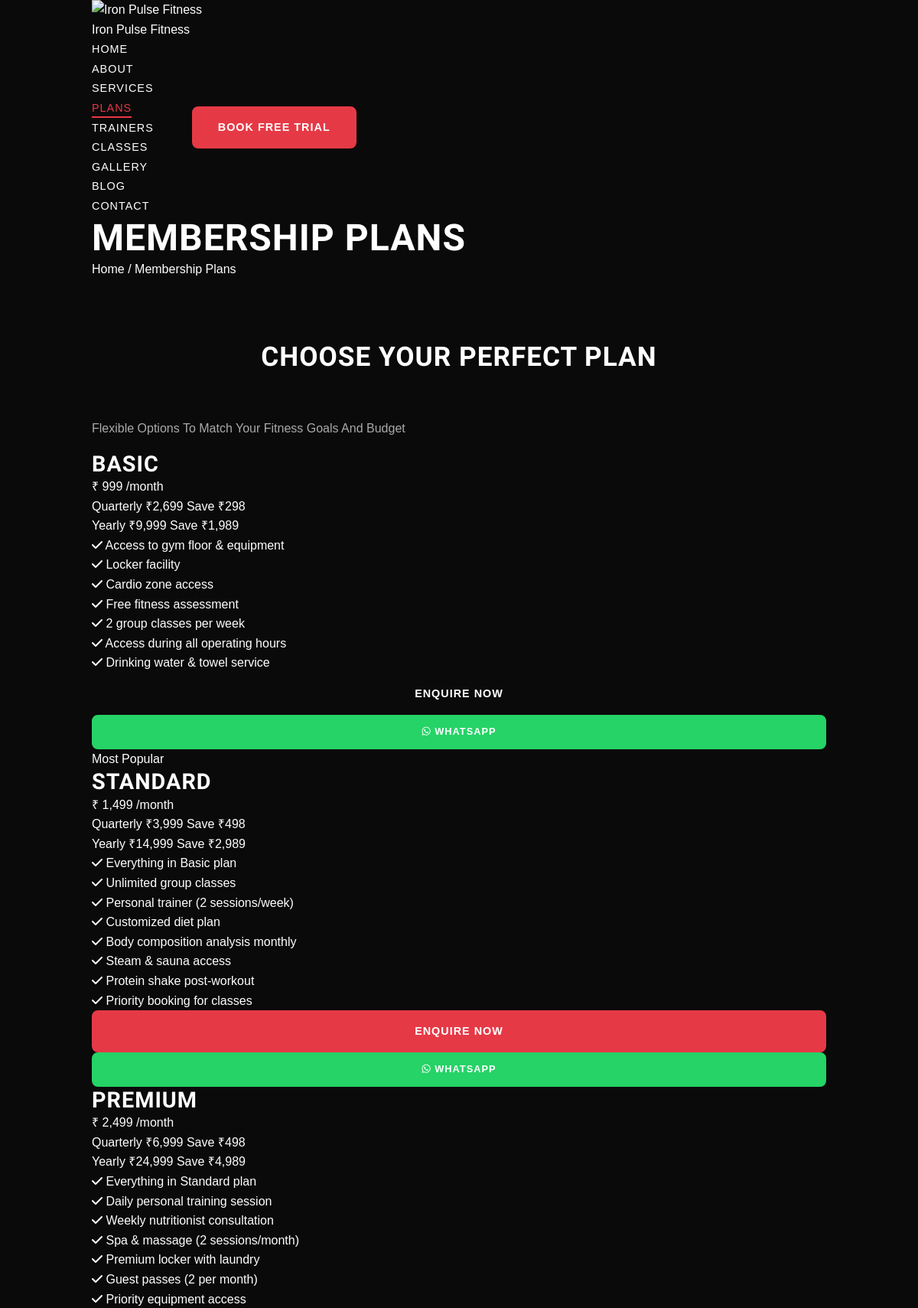
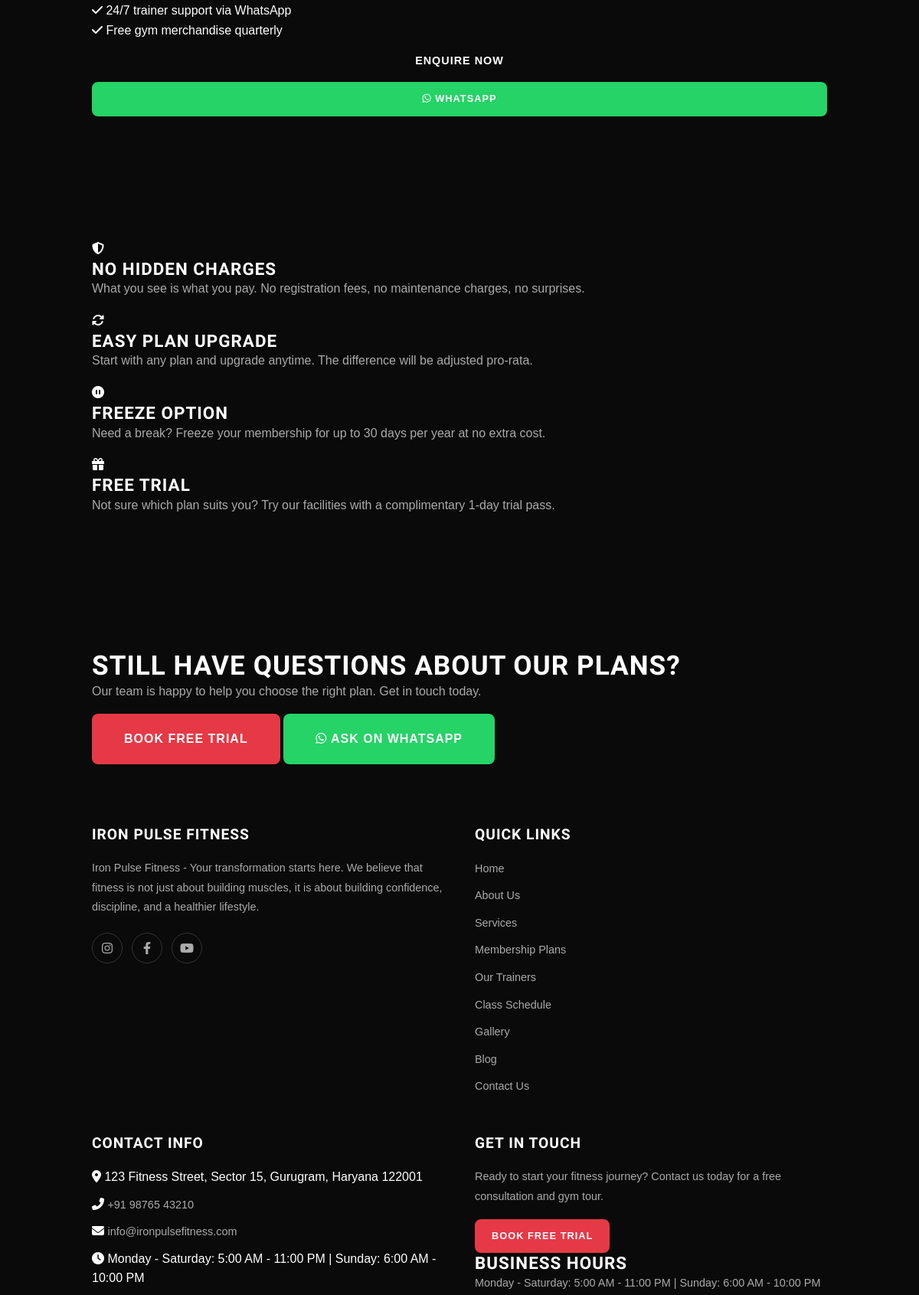
/plans.php (upper part), run on the app's committed database (2 pictures, top to bottom).
### tables this page shows
CREATE TABLE `membership_plans` (
  `id` INT(11) UNSIGNED NOT NULL AUTO_INCREMENT,
  `plan_name` VARCHAR(100) NOT NULL,
  `monthly_price` DECIMAL(10,2) NOT NULL,
  `quarterly_price` DECIMAL(10,2) NOT NULL,
  `yearly_price` DECIMAL(10,2) NOT NULL,
  `features` TEXT NOT NULL,
  `is_highlighted` TINYINT(1) NOT NULL DEFAULT 0,
  `is_active` TINYINT(1) NOT NULL DEFAULT 1,
  `created_at` TIMESTAMP NOT NULL DEFAULT CURRENT_TIMESTAMP,
  `updated_at` TIMESTAMP NOT NULL DEFAULT CURRENT_TIMESTAMP ON UPDATE CURRENT_TIMESTAMP,
  PRIMARY KEY (`id`)
);

### functions.php (called while the page is built, shortened)
<?php
require_once __DIR__ . '/config.php';
function getAllSettings(): array {
    global $pdo;
    try {
        $stmt = $pdo->query("SELECT setting_key, setting_value FROM site_settings");
        $settings = [];
        while ($row = $stmt->fetch()) {
            $settings[$row['setting_key']] = $row['setting_value'];
        }
        return $settings;
    } catch (PDOException $e) {
        return [];
    }
}
function getActiveItems(string $table, string $orderBy = 'id ASC'): array {
    global $pdo;
    $allowedTables = ['membership_plans', 'trainers', 'classes', 'gallery', 'transformations', 'testimonials', 'blog_posts'];
    try {
        $stmt = $pdo->query("SELECT * FROM `{$table}` WHERE is_active = 1 ORDER BY {$orderBy}");
        return $stmt->fetchAll();
    } catch (PDOException $e) {
        return [];
    }
}
function e(?string $text): string {
    return htmlspecialchars($text ?? '', ENT_QUOTES, 'UTF-8');
}

### plans.php (the view, shortened to what this page needs)
<?php
require_once 'config.php';
require_once 'functions.php';
$plans = getActiveItems('membership_plans', 'id ASC');
include 'header.php';
?>
<section class="page-header">
    <div class="container">
        <h1 class="page-title">Membership Plans</h1>
        <nav class="breadcrumb">
            <a href="index.php">Home</a> <span>/</span> <span>Membership Plans</span>
        </nav>
    </div>
</section>
<section class="section plans-detail-section">
    <div class="container">
        <div class="section-header" data-animate="fadeInUp">
            <h2 class="section-title">Choose Your Perfect Plan</h2>
            <p class="section-subtitle">Flexible Options To Match Your Fitness Goals And Budget</p>
        </div>
        <?php if (!empty($plans)): ?>
        <div class="plans-grid">
            <?php foreach ($plans as $plan): ?>
            <div class="plan-card <?php echo $plan['is_highlighted'] ? 'plan-highlighted' : ''; ?>" data-animate="fadeInUp">
                <?php if ($plan['is_highlighted']): ?>
                <div class="plan-badge">Most Popular</div>
                <?php endif; ?>
                <h3 class="plan-name"><?php echo e($plan['plan_name']); ?></h3>
                <div class="plan-price">
                    <span class="price-currency">&#8377;</span>
                    <span class="price-amount"><?php echo number_format($plan['monthly_price'], 0); ?></span>
                    <span class="price-period">/month</span>
                </div>
                <div class="plan-pricing-options">
                    <div class="pricing-option">
                        <span class="pricing-label">Quarterly</span>
                        <span class="pricing-value">&#8377;<?php echo number_format($plan['quarterly_price'], 0); ?></span>
                        <span class="pricing-save">Save &#8377;<?php echo number_format(($plan['monthly_price'] * 3) - $plan['quarterly_price'], 0); ?></span>
                    </div>
                    <div class="pricing-option">
                        <span class="pricing-label">Yearly</span>
                        <span class="pricing-value">&#8377;<?php echo number_format($plan['yearly_price'], 0); ?></span>
                        <span class="pricing-save">Save &#8377;<?php echo number_format(($plan['monthly_price'] * 12) - $plan['yearly_price'], 0); ?></span>
                    </div>
                </div>
                <?php
                $features = json_decode($plan['features'], true) ?: [];
                if (!empty($features)):
                ?>
                <ul class="plan-features">
                    <?php foreach ($features as $feature): ?>
                    <li><i class="fas fa-check"></i> <?php echo e($feature); ?></li>
                    <?php endforeach; ?>
                </ul>
                <?php endif; ?>
                <div class="plan-cta">
                    <a href="contact.php?plan=<?php echo urlencode($plan['plan_name']); ?>" class="btn <?php echo $plan['is_highlighted'] ? 'btn-primary' : 'btn-outline'; ?> btn-block">Enquire Now</a>
                    <?php if ($whatsappNumber): ?>
                    <a href="https://wa.me/<?php echo e($whatsappNumber); ?>?text=Hi%2C%20I%20am%20interested%20in%20the%20<?php echo urlencode($plan['plan_name']); ?>%20plan.%20Please%20share%20details." class="btn btn-whatsapp btn-sm btn-block" target="_blank" rel="noopener noreferrer"><i class="fab fa-whatsapp"></i> WhatsApp</a>
                    <?php endif; ?>
                </div>
            </div>
            <?php endforeach; ?>
        </div>
        <?php endif; ?>
    </div>
</section>
<section class="section plans-info-section">
    <div class="container">
        <div class="plans-info-grid" data-animate="fadeInUp">
            <div class="plans-info-card">
                <i class="fas fa-shield-alt"></i>
                <h4>No Hidden Charges</h4>
                <p>What you see is what you pay. No registration fees, no maintenance charges, no surprises.</p>
            </div>
            <div class="plans-info-card">
                <i class="fas fa-sync-alt"></i>
                <h4>Easy Plan Upgrade</h4>
                <p>Start with any plan and upgrade anytime. The difference will be adjusted pro-rata.</p>
            </div>
            <div class="plans-info-card">
                <i class="fas fa-pause-circle"></i>
                <h4>Freeze Option</h4>
                <p>Need a break? Freeze your membership for up to 30 days per year at no extra cost.</p>
            </div>
            <div class="plans-info-card">
                <i class="fas fa-gift"></i>
                <h4>Free Trial</h4>
                <p>Not sure which plan suits you? Try our facilities with a complimentary 1-day trial pass.</p>
            </div>
        </div>
    </div>
</section>
<section class="section cta-section">
    <div class="container">
        <div class="cta-content" data-animate="fadeInUp">
            <h2>Still Have Questions About Our Plans?</h2>
            <p>Our team is happy to help you choose the right plan. Get in touch today.</p>
            <div class="cta-buttons">
                <a href="contact.php?trial=1" class="btn btn-primary btn-lg">Book Free Trial</a>
                <?php if ($whatsappNumber): ?>
                <a href="https://wa.me/<?php echo e($whatsappNumber); ?>?text=Hi%2C%20I%20need%20help%20choosing%20a%20membership%20plan." class="btn btn-whatsapp btn-lg" target="_blank" rel="noopener noreferrer"><i class="fab fa-whatsapp"></i> Ask on WhatsApp</a>
                <?php endif; ?>
            </div>
        </div>
    </div>
</section>
<?php include 'footer.php'; ?>

### assets/css/style.css (style rules this page uses)
:root { --primary-color: #e63946; --secondary-color: #1d1d1d; --button-color: #e63946; --bg-dark: #111111; --bg-darker: #0a0a0a; --text-light: #ffffff; --text-muted: #aaaaaa; --whatsapp-color: #25D366; --success-color: #28a745; --error-color: #dc3545; --info-color: #17a2b8; --warning-color: #ffc107; --border-color: #333333; --card-bg: #1a1a1a; --input-bg: #2a2a2a; --sidebar-width: 260px; --header-height: 80px; --font-primary: 'Poppins', sans-serif; --font-heading: 'Oswald', sans-serif; --transition: all 0.3s ease; --shadow: 0 10px 30px rgba(0, 0, 0, 0.3); --shadow-hover: 0 20px 40px rgba(0, 0, 0, 0.5); --radius: 8px; }
*, *::before, *::after { margin: 0; padding: 0; box-sizing: border-box; }
html { scroll-behavior: smooth; font-size: 16px; }
body { font-family: var(--font-primary); background-color: var(--bg-darker); color: var(--text-light); line-height: 1.6; overflow-x: hidden; -webkit-font-smoothing: antialiased; -moz-osx-font-smoothing: grayscale; }
a { text-decoration: none; color: inherit; transition: var(--transition); }
ul, ol { list-style: none; }
h1, h2, h3, h4, h5, h6 { font-family: var(--font-heading); font-weight: 700; line-height: 1.2; text-transform: uppercase; letter-spacing: 1px; }
h1 { font-size: 3.5rem; }
h2 { font-size: 2.5rem; }
h3 { font-size: 1.8rem; }
h4 { font-size: 1.4rem; }
p { margin-bottom: 1rem; color: var(--text-muted); }
.container { width: 100%; max-width: 1200px; margin: 0 auto; padding: 0 20px; }
.section { padding: 80px 0; }
.section-title { text-align: center; margin-bottom: 60px; }
.btn { display: inline-block; padding: 14px 32px; font-size: 0.9rem; font-weight: 600; text-transform: uppercase; letter-spacing: 1px; border-radius: var(--radius); transition: var(--transition); text-align: center; cursor: pointer; border: 2px solid transparent; }
.btn-primary { background-color: var(--primary-color); color: var(--text-light); border-color: var(--primary-color); }
.btn-whatsapp { background-color: var(--whatsapp-color); color: var(--text-light); border-color: var(--whatsapp-color); }
.btn-sm { padding: 10px 20px; font-size: 0.8rem; }
.btn-lg { padding: 18px 40px; font-size: 1rem; }
.btn-block { display: block; width: 100%; }
@media (max-width: 1200px) { .container { max-width: 1000px; } }
@media (max-width: 1200px) { h1 { font-size: 3rem; } }
@media (max-width: 1200px) { h2 { font-size: 2.2rem; } }

### data on the page
membership_plans: plan_name "BASIC", monthly_price "999", quarterly_price "2,699", ($plan['monthly_price'] * 3) - $plan['quarterly_price'] "298", yearly_price "9,999", ($plan['monthly_price'] * 12) - $plan['yearly_price'] "1,989", features "Access to gym floor & equipment", features "Locker facility", features "Cardio zone access", features "Free fitness assessment", features "2 group classes per week", features "Access during all operating hours", features "Drinking water & towel service"
membership_plans: is_highlighted "Most Popular", plan_name "STANDARD", monthly_price "1,499", quarterly_price "3,999", ($plan['monthly_price'] * 3) - $plan['quarterly_price'] "498", yearly_price "14,999", ($plan['monthly_price'] * 12) - $plan['yearly_price'] "2,989", features "Everything in Basic plan", features "Unlimited group classes", features "Personal trainer (2 sessions/week)", features "Customized diet plan", features "Body composition analysis monthly", features "Steam & sauna access", features "Protein shake post-workout", features "Priority booking for classes"
membership_plans: plan_name "PREMIUM", monthly_price "2,499", quarterly_price "6,999", ($plan['monthly_price'] * 3) - $plan['quarterly_price'] "498", yearly_price "24,999", ($plan['monthly_price'] * 12) - $plan['yearly_price'] "4,989", features "Everything in Standard plan", features "Daily personal training session", features "Weekly nutritionist consultation", features "Spa & massage (2 sessions/month)", features "Premium locker with laundry", features "Guest passes (2 per month)", features "Priority equipment access", features "24/7 trainer support via WhatsApp", features "Free gym merchandise quarterly"

### other printed values
$gymName "Iron Pulse Fitness"
$gymName "IRON PULSE FITNESS"
$footerText "Iron Pulse Fitness - Your transformation starts here. We believe that fitness is not just about building muscles, it is about building confidence, discipline, and a healthier lifestyle."
$address "123 Fitness Street, Sector 15, Gurugram, Haryana 122001"
$phoneNumber "+91 98765 43210"
$email "info@ironpulsefitness.com"
$businessHours "Monday - Saturday: 5:00 AM - 11:00 PM | Sunday: 6:00 AM - 10:00 PM"
